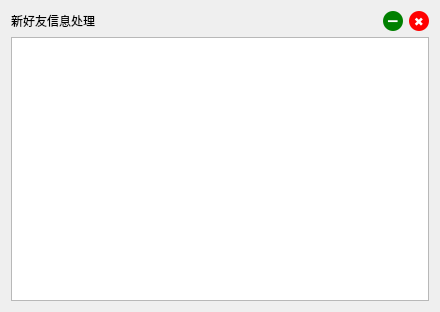
<?xml version="1.0" encoding="UTF-8"?>
<ui version="4.0">
 <class>new_friends</class>
 <widget class="QWidget" name="new_friends">
  <property name="geometry">
   <rect>
    <x>0</x>
    <y>0</y>
    <width>440</width>
    <height>312</height>
   </rect>
  </property>
  <property name="windowTitle">
   <string>Form</string>
  </property>
  <layout class="QVBoxLayout" name="verticalLayout">
   <item>
    <layout class="QHBoxLayout" name="horizontalLayout">
     <item>
      <widget class="QLabel" name="label">
       <property name="text">
        <string>新好友信息处理</string>
       </property>
      </widget>
     </item>
     <item>
      <layout class="QHBoxLayout" name="horizontalLayout_4">
       <item>
        <spacer name="horizontalSpacer_3">
         <property name="orientation">
          <enum>Qt::Horizontal</enum>
         </property>
         <property name="sizeHint" stdset="0">
          <size>
           <width>40</width>
           <height>10</height>
          </size>
         </property>
        </spacer>
       </item>
       <item>
        <widget class="QPushButton" name="mini_butt">
         <property name="styleSheet">
          <string notr="true">QPushButton {
        background-color: green;
        border: none;
        border-radius: 10px;
        width: 20px;
        height: 20px;
        font-size: 14px;
        color: white;
    }
    
    QPushButton:hover {
        background-color: rgba(0, 128, 0, 0.8);
    }
    
    QPushButton:pressed {
        background-color: rgba(0, 128, 0, 1);
    }</string>
         </property>
         <property name="text">
          <string>➖</string>
         </property>
        </widget>
       </item>
       <item>
        <widget class="QPushButton" name="close_butt">
         <property name="styleSheet">
          <string notr="true">QPushButton {
        background-color: red;
        border: none;
        border-radius: 10px;
        width: 20px;
        height: 20px;
        font-size: 12px;
        color: white;
    }
    
    QPushButton:hover {
        background-color: rgba(255, 0, 0, 0.8);
    }
    
    QPushButton:pressed {
        background-color: rgba(255, 0, 0, 1);
    }</string>
         </property>
         <property name="text">
          <string>✖</string>
         </property>
        </widget>
       </item>
      </layout>
     </item>
    </layout>
   </item>
   <item>
    <widget class="QListWidget" name="new_friends_box">
     <property name="styleSheet">
      <string notr="true">QListWidget::item:selected {
        background-color:rgba(255, 255, 255, 0); /* 选中项的背景颜色设为透明 */
    }</string>
     </property>
    </widget>
   </item>
  </layout>
 </widget>
 <resources/>
 <connections/>
</ui>
